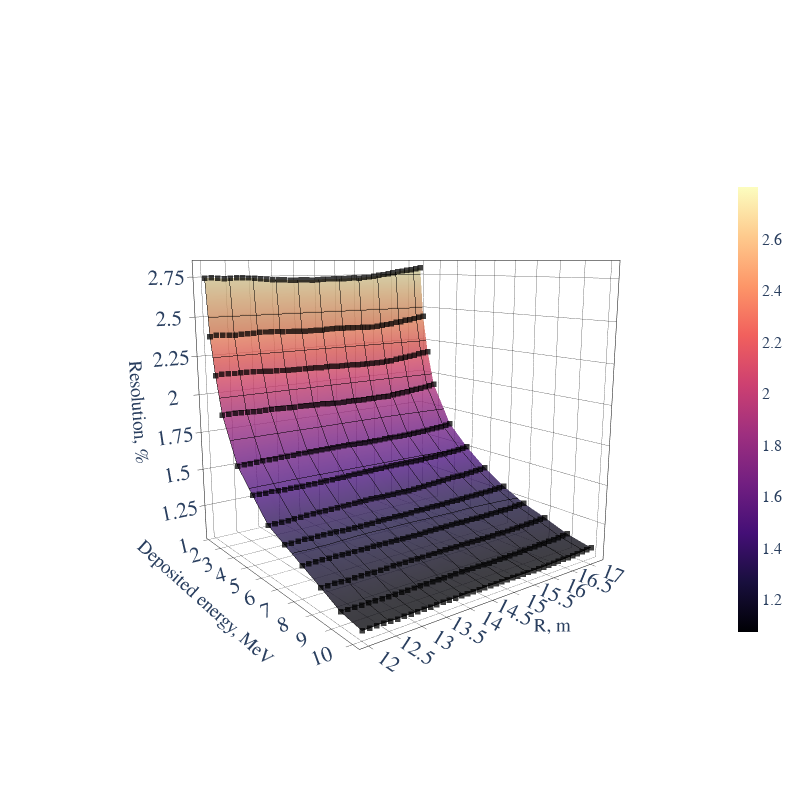

The code cell stored with this chart in its notebook:
### Code cell
fig = go.Figure()

fig.add_trace(
    go.Surface(
        x=energies[1:-1],
        y=Rs,
        z=np.array(res_all)[1, :, :],
        colorscale='magma',
        opacity=0.8,
        colorbar=dict(
            lenmode='fraction',
            len=0.75,
            thickness=20
        ),
        contours=dict(
            x=dict(show=True, color='black', width=3),
            y=dict(show=True, color='black', width=3),
            z=dict(show=True, color='black', width=3)
        )
    )
)

for i in range(Rs.shape[0]):
    fig.add_trace(
        go.Scatter3d(
            x=energies[1:-1],
            y=np.repeat(Rs[i], 12),
            z=np.array(res_all)[1, :, :][i],
            mode='markers',
            opacity=0.75,
            showlegend=False,
            marker=dict(
                color='black',
                symbol='square',
                size=2
            )
        )
    )

axis = lambda tick, dtick: dict(
            showline=True,
            ticks='outside',
            mirror=True,
            linecolor='black',
            showgrid=True,
            tick0=tick,
            dtick=dtick,
            gridcolor='black',
            gridwidth=0.5,
            zeroline=True,
            zerolinecolor='black',
            zerolinewidth=0.5
)

fig.update_layout(
    autosize=True,
    scene = dict(
        xaxis_title='Deposited energy, MeV',
        yaxis_title='R, m',
        zaxis_title='Resolution, %',
        xaxis=axis(1, 1),
        yaxis=axis(14, 0.5),
        zaxis=axis(1, 0.25),
        camera=dict(
              eye=dict(x=2, y=-1.5, z=0.5)
        )

    ),
    width=800,
    height=800,
    font=dict(
            family="Times New Roman",
            size=16,
    ),

)

fig.show()
pio.write_image(fig, f'plots/fv/surface_{model_type.upper()}_8_172.pdf', height=800, width=800)

### Figure 1 — Plotly figure (JSON) as saved in the notebook; plotly's stock layout.template omitted (floating-point values rounded to 4 significant figures; data arrays with more than 128 entries replaced by an {"elided": "..."} marker saying what was removed)
{"data": [{"colorbar": {"len": 0.75, "lenmode": "fraction", "thickness": 20}, "colorscale": [[0, "#000004"], [0.1111, "#180f3d"], [0.2222, "#440f76"], [0.3333, "#721f81"], [0.4444, "#9e2f7f"], [0.5556, "#cd4071"], [0.6667, "#f1605d"], [0.7778, "#fd9668"], [0.8889, "#feca8d"], [1, "#fcfdbf"]], "contours": {"x": {"color": "black", "show": true, "width": 3}, "y": {"color": "black", "show": true, "width": 3}, "z": {"color": "black", "show": true, "width": 3}}, "opacity": 0.8, "type": "surface", "x": [1.122, 1.322, 1.622, 2.022, 3.022, 4.022, 5.022, 6.022, 7.022, 8.022, 9.022, 10.02], "y": [12, 12.13, 12.26, 12.39, 12.52, 12.65, 12.78, 12.91, 13.04, 13.17, 13.3, 13.43, 13.56, 13.69, 13.82, 13.95, 14.08, 14.21, 14.34, 14.47, 14.6, 14.73, 14.86, 14.99, 15.12, 15.25, 15.38, 15.51, 15.64, 15.77, 15.9, 16.03, 16.16, 16.29, 16.42, 16.55, 16.68, 16.81, 16.94, 17.07, 17.2], "z": {"elided": "41x12 float values"}}, {"marker": {"color": "black", "size": 2, "symbol": "square"}, "mode": "markers", "opacity": 0.75, "showlegend": false, "type": "scatter3d", "x": [1.122, 1.322, 1.622, 2.022, 3.022, 4.022, 5.022, 6.022, 7.022, 8.022, 9.022, 10.02], "y": [12, 12, 12, 12, 12, 12, 12, 12, 12, 12, 12, 12], "z": [2.745, 2.38, 2.139, 1.896, 1.606, 1.469, 1.334, 1.275, 1.217, 1.159, 1.098, 1.075]}, {"marker": {"color": "black", "size": 2, "symbol": "square"}, "mode": "markers", "opacity": 0.75, "showlegend": false, "type": "scatter3d", "x": [1.122, 1.322, 1.622, 2.022, 3.022, 4.022, 5.022, 6.022, 7.022, 8.022, 9.022, 10.02], "y": [12.13, 12.13, 12.13, 12.13, 12.13, 12.13, 12.13, 12.13, 12.13, 12.13, 12.13, 12.13], "z": [2.746, 2.386, 2.144, 1.896, 1.609, 1.468, 1.334, 1.274, 1.216, 1.159, 1.099, 1.074]}, {"marker": {"color": "black", "size": 2, "symbol": "square"}, "mode": "markers", "opacity": 0.75, "showlegend": false, "type": "scatter3d", "x": [1.122, 1.322, 1.622, 2.022, 3.022, 4.022, 5.022, 6.022, 7.022, 8.022, 9.022, 10.02], "y": [12.26, 12.26, 12.26, 12.26, 12.26, 12.26, 12.26, 12.26, 12.26, 12.26, 12.26, 12.26], "z": [2.743, 2.383, 2.142, 1.897, 1.608, 1.466, 1.335, 1.276, 1.218, 1.16, 1.099, 1.076]}, {"marker": {"color": "black", "size": 2, "symbol": "square"}, "mode": "markers", "opacity": 0.75, "showlegend": false, "type": "scatter3d", "x": [1.122, 1.322, 1.622, 2.022, 3.022, 4.022, 5.022, 6.022, 7.022, 8.022, 9.022, 10.02], "y": [12.39, 12.39, 12.39, 12.39, 12.39, 12.39, 12.39, 12.39, 12.39, 12.39, 12.39, 12.39], "z": [2.74, 2.381, 2.141, 1.897, 1.611, 1.468, 1.336, 1.278, 1.218, 1.157, 1.097, 1.076]}, {"marker": {"color": "black", "size": 2, "symbol": "square"}, "mode": "markers", "opacity": 0.75, "showlegend": false, "type": "scatter3d", "x": [1.122, 1.322, 1.622, 2.022, 3.022, 4.022, 5.022, 6.022, 7.022, 8.022, 9.022, 10.02], "y": [12.52, 12.52, 12.52, 12.52, 12.52, 12.52, 12.52, 12.52, 12.52, 12.52, 12.52, 12.52], "z": [2.742, 2.381, 2.141, 1.894, 1.613, 1.465, 1.338, 1.277, 1.217, 1.155, 1.099, 1.073]}, {"marker": {"color": "black", "size": 2, "symbol": "square"}, "mode": "markers", "opacity": 0.75, "showlegend": false, "type": "scatter3d", "x": [1.122, 1.322, 1.622, 2.022, 3.022, 4.022, 5.022, 6.022, 7.022, 8.022, 9.022, 10.02], "y": [12.65, 12.65, 12.65, 12.65, 12.65, 12.65, 12.65, 12.65, 12.65, 12.65, 12.65, 12.65], "z": [2.745, 2.383, 2.14, 1.891, 1.614, 1.464, 1.338, 1.278, 1.217, 1.157, 1.097, 1.072]}, {"marker": {"color": "black", "size": 2, "symbol": "square"}, "mode": "markers", "opacity": 0.75, "showlegend": false, "type": "scatter3d", "x": [1.122, 1.322, 1.622, 2.022, 3.022, 4.022, 5.022, 6.022, 7.022, 8.022, 9.022, 10.02], "y": [12.78, 12.78, 12.78, 12.78, 12.78, 12.78, 12.78, 12.78, 12.78, 12.78, 12.78, 12.78], "z": [2.743, 2.383, 2.139, 1.891, 1.613, 1.463, 1.341, 1.278, 1.215, 1.157, 1.097, 1.074]}, {"marker": {"color": "black", "size": 2, "symbol": "square"}, "mode": "markers", "opacity": 0.75, "showlegend": false, "type": "scatter3d", "x": [1.122, 1.322, 1.622, 2.022, 3.022, 4.022, 5.022, 6.022, 7.022, 8.022, 9.022, 10.02], "y": [12.91, 12.91, 12.91, 12.91, 12.91, 12.91, 12.91, 12.91, 12.91, 12.91, 12.91, 12.91], "z": [2.741, 2.386, 2.138, 1.892, 1.614, 1.462, 1.344, 1.277, 1.214, 1.157, 1.095, 1.073]}, {"marker": {"color": "black", "size": 2, "symbol": "square"}, "mode": "markers", "opacity": 0.75, "showlegend": false, "type": "scatter3d", "x": [1.122, 1.322, 1.622, 2.022, 3.022, 4.022, 5.022, 6.022, 7.022, 8.022, 9.022, 10.02], "y": [13.04, 13.04, 13.04, 13.04, 13.04, 13.04, 13.04, 13.04, 13.04, 13.04, 13.04, 13.04], "z": [2.739, 2.388, 2.137, 1.892, 1.616, 1.462, 1.345, 1.275, 1.215, 1.156, 1.096, 1.074]}, {"marker": {"color": "black", "size": 2, "symbol": "square"}, "mode": "markers", "opacity": 0.75, "showlegend": false, "type": "scatter3d", "x": [1.122, 1.322, 1.622, 2.022, 3.022, 4.022, 5.022, 6.022, 7.022, 8.022, 9.022, 10.02], "y": [13.17, 13.17, 13.17, 13.17, 13.17, 13.17, 13.17, 13.17, 13.17, 13.17, 13.17, 13.17], "z": [2.736, 2.388, 2.134, 1.89, 1.615, 1.464, 1.345, 1.274, 1.216, 1.157, 1.096, 1.074]}, {"marker": {"color": "black", "size": 2, "symbol": "square"}, "mode": "markers", "opacity": 0.75, "showlegend": false, "type": "scatter3d", "x": [1.122, 1.322, 1.622, 2.022, 3.022, 4.022, 5.022, 6.022, 7.022, 8.022, 9.022, 10.02], "y": [13.3, 13.3, 13.3, 13.3, 13.3, 13.3, 13.3, 13.3, 13.3, 13.3, 13.3, 13.3], "z": [2.731, 2.386, 2.131, 1.89, 1.616, 1.463, 1.347, 1.272, 1.215, 1.158, 1.097, 1.073]}, {"marker": {"color": "black", "size": 2, "symbol": "square"}, "mode": "markers", "opacity": 0.75, "showlegend": false, "type": "scatter3d", "x": [1.122, 1.322, 1.622, 2.022, 3.022, 4.022, 5.022, 6.022, 7.022, 8.022, 9.022, 10.02], "y": [13.43, 13.43, 13.43, 13.43, 13.43, 13.43, 13.43, 13.43, 13.43, 13.43, 13.43, 13.43], "z": [2.728, 2.387, 2.13, 1.889, 1.616, 1.463, 1.347, 1.272, 1.215, 1.16, 1.098, 1.073]}, {"marker": {"color": "black", "size": 2, "symbol": "square"}, "mode": "markers", "opacity": 0.75, "showlegend": false, "type": "scatter3d", "x": [1.122, 1.322, 1.622, 2.022, 3.022, 4.022, 5.022, 6.022, 7.022, 8.022, 9.022, 10.02], "y": [13.56, 13.56, 13.56, 13.56, 13.56, 13.56, 13.56, 13.56, 13.56, 13.56, 13.56, 13.56], "z": [2.727, 2.384, 2.127, 1.888, 1.618, 1.466, 1.349, 1.271, 1.215, 1.16, 1.099, 1.076]}, {"marker": {"color": "black", "size": 2, "symbol": "square"}, "mode": "markers", "opacity": 0.75, "showlegend": false, "type": "scatter3d", "x": [1.122, 1.322, 1.622, 2.022, 3.022, 4.022, 5.022, 6.022, 7.022, 8.022, 9.022, 10.02], "y": [13.69, 13.69, 13.69, 13.69, 13.69, 13.69, 13.69, 13.69, 13.69, 13.69, 13.69, 13.69], "z": [2.726, 2.382, 2.129, 1.888, 1.619, 1.466, 1.349, 1.272, 1.215, 1.161, 1.099, 1.075]}, {"marker": {"color": "black", "size": 2, "symbol": "square"}, "mode": "markers", "opacity": 0.75, "showlegend": false, "type": "scatter3d", "x": [1.122, 1.322, 1.622, 2.022, 3.022, 4.022, 5.022, 6.022, 7.022, 8.022, 9.022, 10.02], "y": [13.82, 13.82, 13.82, 13.82, 13.82, 13.82, 13.82, 13.82, 13.82, 13.82, 13.82, 13.82], "z": [2.723, 2.381, 2.128, 1.885, 1.619, 1.466, 1.35, 1.273, 1.214, 1.16, 1.099, 1.075]}, {"marker": {"color": "black", "size": 2, "symbol": "square"}, "mode": "markers", "opacity": 0.75, "showlegend": false, "type": "scatter3d", "x": [1.122, 1.322, 1.622, 2.022, 3.022, 4.022, 5.022, 6.022, 7.022, 8.022, 9.022, 10.02], "y": [13.95, 13.95, 13.95, 13.95, 13.95, 13.95, 13.95, 13.95, 13.95, 13.95, 13.95, 13.95], "z": [2.723, 2.38, 2.128, 1.886, 1.618, 1.468, 1.351, 1.275, 1.214, 1.159, 1.1, 1.075]}, {"marker": {"color": "black", "size": 2, "symbol": "square"}, "mode": "markers", "opacity": 0.75, "showlegend": false, "type": "scatter3d", "x": [1.122, 1.322, 1.622, 2.022, 3.022, 4.022, 5.022, 6.022, 7.022, 8.022, 9.022, 10.02], "y": [14.08, 14.08, 14.08, 14.08, 14.08, 14.08, 14.08, 14.08, 14.08, 14.08, 14.08, 14.08], "z": [2.724, 2.378, 2.127, 1.884, 1.619, 1.47, 1.352, 1.276, 1.213, 1.16, 1.099, 1.076]}, {"marker": {"color": "black", "size": 2, "symbol": "square"}, "mode": "markers", "opacity": 0.75, "showlegend": false, "type": "scatter3d", "x": [1.122, 1.322, 1.622, 2.022, 3.022, 4.022, 5.022, 6.022, 7.022, 8.022, 9.022, 10.02], "y": [14.21, 14.21, 14.21, 14.21, 14.21, 14.21, 14.21, 14.21, 14.21, 14.21, 14.21, 14.21], "z": [2.723, 2.379, 2.127, 1.884, 1.62, 1.471, 1.352, 1.276, 1.213, 1.16, 1.099, 1.075]}, {"marker": {"color": "black", "size": 2, "symbol": "square"}, "mode": "markers", "opacity": 0.75, "showlegend": false, "type": "scatter3d", "x": [1.122, 1.322, 1.622, 2.022, 3.022, 4.022, 5.022, 6.022, 7.022, 8.022, 9.022, 10.02], "y": [14.34, 14.34, 14.34, 14.34, 14.34, 14.34, 14.34, 14.34, 14.34, 14.34, 14.34, 14.34], "z": [2.721, 2.379, 2.124, 1.881, 1.62, 1.471, 1.351, 1.277, 1.212, 1.16, 1.101, 1.075]}, {"marker": {"color": "black", "size": 2, "symbol": "square"}, "mode": "markers", "opacity": 0.75, "showlegend": false, "type": "scatter3d", "x": [1.122, 1.322, 1.622, 2.022, 3.022, 4.022, 5.022, 6.022, 7.022, 8.022, 9.022, 10.02], "y": [14.47, 14.47, 14.47, 14.47, 14.47, 14.47, 14.47, 14.47, 14.47, 14.47, 14.47, 14.47], "z": [2.723, 2.378, 2.125, 1.878, 1.619, 1.473, 1.35, 1.277, 1.213, 1.162, 1.101, 1.076]}, {"marker": {"color": "black", "size": 2, "symbol": "square"}, "mode": "markers", "opacity": 0.75, "showlegend": false, "type": "scatter3d", "x": [1.122, 1.322, 1.622, 2.022, 3.022, 4.022, 5.022, 6.022, 7.022, 8.022, 9.022, 10.02], "y": [14.6, 14.6, 14.6, 14.6, 14.6, 14.6, 14.6, 14.6, 14.6, 14.6, 14.6, 14.6], "z": [2.725, 2.379, 2.125, 1.876, 1.618, 1.474, 1.351, 1.277, 1.213, 1.162, 1.102, 1.076]}, {"marker": {"color": "black", "size": 2, "symbol": "square"}, "mode": "markers", "opacity": 0.75, "showlegend": false, "type": "scatter3d", "x": [1.122, 1.322, 1.622, 2.022, 3.022, 4.022, 5.022, 6.022, 7.022, 8.022, 9.022, 10.02], "y": [14.73, 14.73, 14.73, 14.73, 14.73, 14.73, 14.73, 14.73, 14.73, 14.73, 14.73, 14.73], "z": [2.726, 2.381, 2.123, 1.877, 1.617, 1.475, 1.351, 1.278, 1.214, 1.162, 1.101, 1.075]}, {"marker": {"color": "black", "size": 2, "symbol": "square"}, "mode": "markers", "opacity": 0.75, "showlegend": false, "type": "scatter3d", "x": [1.122, 1.322, 1.622, 2.022, 3.022, 4.022, 5.022, 6.022, 7.022, 8.022, 9.022, 10.02], "y": [14.86, 14.86, 14.86, 14.86, 14.86, 14.86, 14.86, 14.86, 14.86, 14.86, 14.86, 14.86], "z": [2.726, 2.382, 2.121, 1.877, 1.616, 1.477, 1.351, 1.28, 1.214, 1.161, 1.102, 1.076]}, {"marker": {"color": "black", "size": 2, "symbol": "square"}, "mode": "markers", "opacity": 0.75, "showlegend": false, "type": "scatter3d", "x": [1.122, 1.322, 1.622, 2.022, 3.022, 4.022, 5.022, 6.022, 7.022, 8.022, 9.022, 10.02], "y": [14.99, 14.99, 14.99, 14.99, 14.99, 14.99, 14.99, 14.99, 14.99, 14.99, 14.99, 14.99], "z": [2.726, 2.382, 2.121, 1.877, 1.616, 1.478, 1.352, 1.281, 1.214, 1.163, 1.1, 1.075]}, {"marker": {"color": "black", "size": 2, "symbol": "square"}, "mode": "markers", "opacity": 0.75, "showlegend": false, "type": "scatter3d", "x": [1.122, 1.322, 1.622, 2.022, 3.022, 4.022, 5.022, 6.022, 7.022, 8.022, 9.022, 10.02], "y": [15.12, 15.12, 15.12, 15.12, 15.12, 15.12, 15.12, 15.12, 15.12, 15.12, 15.12, 15.12], "z": [2.727, 2.381, 2.122, 1.876, 1.617, 1.478, 1.352, 1.281, 1.214, 1.163, 1.101, 1.075]}, {"marker": {"color": "black", "size": 2, "symbol": "square"}, "mode": "markers", "opacity": 0.75, "showlegend": false, "type": "scatter3d", "x": [1.122, 1.322, 1.622, 2.022, 3.022, 4.022, 5.022, 6.022, 7.022, 8.022, 9.022, 10.02], "y": [15.25, 15.25, 15.25, 15.25, 15.25, 15.25, 15.25, 15.25, 15.25, 15.25, 15.25, 15.25], "z": [2.729, 2.38, 2.12, 1.875, 1.616, 1.479, 1.351, 1.281, 1.215, 1.162, 1.101, 1.076]}, {"marker": {"color": "black", "size": 2, "symbol": "square"}, "mode": "markers", "opacity": 0.75, "showlegend": false, "type": "scatter3d", "x": [1.122, 1.322, 1.622, 2.022, 3.022, 4.022, 5.022, 6.022, 7.022, 8.022, 9.022, 10.02], "y": [15.38, 15.38, 15.38, 15.38, 15.38, 15.38, 15.38, 15.38, 15.38, 15.38, 15.38, 15.38], "z": [2.731, 2.379, 2.12, 1.878, 1.618, 1.479, 1.354, 1.282, 1.215, 1.163, 1.102, 1.075]}, {"marker": {"color": "black", "size": 2, "symbol": "square"}, "mode": "markers", "opacity": 0.75, "showlegend": false, "type": "scatter3d", "x": [1.122, 1.322, 1.622, 2.022, 3.022, 4.022, 5.022, 6.022, 7.022, 8.022, 9.022, 10.02], "y": [15.51, 15.51, 15.51, 15.51, 15.51, 15.51, 15.51, 15.51, 15.51, 15.51, 15.51, 15.51], "z": [2.729, 2.379, 2.119, 1.877, 1.618, 1.48, 1.359, 1.283, 1.215, 1.162, 1.103, 1.075]}, {"marker": {"color": "black", "size": 2, "symbol": "square"}, "mode": "markers", "opacity": 0.75, "showlegend": false, "type": "scatter3d", "x": [1.122, 1.322, 1.622, 2.022, 3.022, 4.022, 5.022, 6.022, 7.022, 8.022, 9.022, 10.02], "y": [15.64, 15.64, 15.64, 15.64, 15.64, 15.64, 15.64, 15.64, 15.64, 15.64, 15.64, 15.64], "z": [2.733, 2.378, 2.119, 1.877, 1.619, 1.48, 1.361, 1.283, 1.216, 1.162, 1.104, 1.075]}, {"marker": {"color": "black", "size": 2, "symbol": "square"}, "mode": "markers", "opacity": 0.75, "showlegend": false, "type": "scatter3d", "x": [1.122, 1.322, 1.622, 2.022, 3.022, 4.022, 5.022, 6.022, 7.022, 8.022, 9.022, 10.02], "y": [15.77, 15.77, 15.77, 15.77, 15.77, 15.77, 15.77, 15.77, 15.77, 15.77, 15.77, 15.77], "z": [2.735, 2.376, 2.119, 1.879, 1.62, 1.48, 1.363, 1.284, 1.214, 1.163, 1.104, 1.075]}, {"marker": {"color": "black", "size": 2, "symbol": "square"}, "mode": "markers", "opacity": 0.75, "showlegend": false, "type": "scatter3d", "x": [1.122, 1.322, 1.622, 2.022, 3.022, 4.022, 5.022, 6.022, 7.022, 8.022, 9.022, 10.02], "y": [15.9, 15.9, 15.9, 15.9, 15.9, 15.9, 15.9, 15.9, 15.9, 15.9, 15.9, 15.9], "z": [2.739, 2.38, 2.119, 1.878, 1.621, 1.481, 1.366, 1.284, 1.214, 1.164, 1.106, 1.075]}, {"marker": {"color": "black", "size": 2, "symbol": "square"}, "mode": "markers", "opacity": 0.75, "showlegend": false, "type": "scatter3d", "x": [1.122, 1.322, 1.622, 2.022, 3.022, 4.022, 5.022, 6.022, 7.022, 8.022, 9.022, 10.02], "y": [16.03, 16.03, 16.03, 16.03, 16.03, 16.03, 16.03, 16.03, 16.03, 16.03, 16.03, 16.03], "z": [2.745, 2.384, 2.123, 1.883, 1.621, 1.483, 1.369, 1.285, 1.214, 1.164, 1.107, 1.076]}, {"marker": {"color": "black", "size": 2, "symbol": "square"}, "mode": "markers", "opacity": 0.75, "showlegend": false, "type": "scatter3d", "x": [1.122, 1.322, 1.622, 2.022, 3.022, 4.022, 5.022, 6.022, 7.022, 8.022, 9.022, 10.02], "y": [16.16, 16.16, 16.16, 16.16, 16.16, 16.16, 16.16, 16.16, 16.16, 16.16, 16.16, 16.16], "z": [2.752, 2.388, 2.125, 1.885, 1.623, 1.483, 1.371, 1.287, 1.215, 1.164, 1.109, 1.078]}, {"marker": {"color": "black", "size": 2, "symbol": "square"}, "mode": "markers", "opacity": 0.75, "showlegend": false, "type": "scatter3d", "x": [1.122, 1.322, 1.622, 2.022, 3.022, 4.022, 5.022, 6.022, 7.022, 8.022, 9.022, 10.02], "y": [16.29, 16.29, 16.29, 16.29, 16.29, 16.29, 16.29, 16.29, 16.29, 16.29, 16.29, 16.29], "z": [2.756, 2.393, 2.13, 1.89, 1.624, 1.486, 1.373, 1.289, 1.216, 1.166, 1.11, 1.079]}, {"marker": {"color": "black", "size": 2, "symbol": "square"}, "mode": "markers", "opacity": 0.75, "showlegend": false, "type": "scatter3d", "x": [1.122, 1.322, 1.622, 2.022, 3.022, 4.022, 5.022, 6.022, 7.022, 8.022, 9.022, 10.02], "y": [16.42, 16.42, 16.42, 16.42, 16.42, 16.42, 16.42, 16.42, 16.42, 16.42, 16.42, 16.42], "z": [2.763, 2.399, 2.134, 1.894, 1.627, 1.488, 1.375, 1.29, 1.216, 1.167, 1.112, 1.08]}, {"marker": {"color": "black", "size": 2, "symbol": "square"}, "mode": "markers", "opacity": 0.75, "showlegend": false, "type": "scatter3d", "x": [1.122, 1.322, 1.622, 2.022, 3.022, 4.022, 5.022, 6.022, 7.022, 8.022, 9.022, 10.02], "y": [16.55, 16.55, 16.55, 16.55, 16.55, 16.55, 16.55, 16.55, 16.55, 16.55, 16.55, 16.55], "z": [2.77, 2.404, 2.14, 1.898, 1.629, 1.491, 1.375, 1.292, 1.218, 1.169, 1.114, 1.081]}, {"marker": {"color": "black", "size": 2, "symbol": "square"}, "mode": "markers", "opacity": 0.75, "showlegend": false, "type": "scatter3d", "x": [1.122, 1.322, 1.622, 2.022, 3.022, 4.022, 5.022, 6.022, 7.022, 8.022, 9.022, 10.02], "y": [16.68, 16.68, 16.68, 16.68, 16.68, 16.68, 16.68, 16.68, 16.68, 16.68, 16.68, 16.68], "z": [2.776, 2.41, 2.144, 1.902, 1.632, 1.493, 1.378, 1.292, 1.219, 1.171, 1.115, 1.083]}, {"marker": {"color": "black", "size": 2, "symbol": "square"}, "mode": "markers", "opacity": 0.75, "showlegend": false, "type": "scatter3d", "x": [1.122, 1.322, 1.622, 2.022, 3.022, 4.022, 5.022, 6.022, 7.022, 8.022, 9.022, 10.02], "y": [16.81, 16.81, 16.81, 16.81, 16.81, 16.81, 16.81, 16.81, 16.81, 16.81, 16.81, 16.81], "z": [2.782, 2.414, 2.149, 1.907, 1.635, 1.496, 1.382, 1.294, 1.22, 1.172, 1.117, 1.084]}, {"marker": {"color": "black", "size": 2, "symbol": "square"}, "mode": "markers", "opacity": 0.75, "showlegend": false, "type": "scatter3d", "x": [1.122, 1.322, 1.622, 2.022, 3.022, 4.022, 5.022, 6.022, 7.022, 8.022, 9.022, 10.02], "y": [16.94, 16.94, 16.94, 16.94, 16.94, 16.94, 16.94, 16.94, 16.94, 16.94, 16.94, 16.94], "z": [2.786, 2.42, 2.156, 1.911, 1.638, 1.499, 1.385, 1.296, 1.223, 1.175, 1.119, 1.087]}, {"marker": {"color": "black", "size": 2, "symbol": "square"}, "mode": "markers", "opacity": 0.75, "showlegend": false, "type": "scatter3d", "x": [1.122, 1.322, 1.622, 2.022, 3.022, 4.022, 5.022, 6.022, 7.022, 8.022, 9.022, 10.02], "y": [17.07, 17.07, 17.07, 17.07, 17.07, 17.07, 17.07, 17.07, 17.07, 17.07, 17.07, 17.07], "z": [2.792, 2.427, 2.161, 1.916, 1.642, 1.502, 1.388, 1.299, 1.225, 1.177, 1.122, 1.089]}, {"marker": {"color": "black", "size": 2, "symbol": "square"}, "mode": "markers", "opacity": 0.75, "showlegend": false, "type": "scatter3d", "x": [1.122, 1.322, 1.622, 2.022, 3.022, 4.022, 5.022, 6.022, 7.022, 8.022, 9.022, 10.02], "y": [17.2, 17.2, 17.2, 17.2, 17.2, 17.2, 17.2, 17.2, 17.2, 17.2, 17.2, 17.2], "z": [2.8, 2.434, 2.167, 1.922, 1.648, 1.507, 1.392, 1.302, 1.23, 1.181, 1.125, 1.093]}], "layout": {"autosize": true, "font": {"family": "Times New Roman", "size": 16}, "height": 800, "scene": {"camera": {"eye": {"x": 2, "y": -1.5, "z": 0.5}}, "xaxis": {"dtick": 1, "gridcolor": "black", "gridwidth": 0.5, "linecolor": "black", "mirror": true, "showgrid": true, "showline": true, "tick0": 1, "ticks": "outside", "title": {"text": "Deposited energy, MeV"}, "zeroline": true, "zerolinecolor": "black", "zerolinewidth": 0.5}, "yaxis": {"dtick": 0.5, "gridcolor": "black", "gridwidth": 0.5, "linecolor": "black", "mirror": true, "showgrid": true, "showline": true, "tick0": 14, "ticks": "outside", "title": {"text": "R, m"}, "zeroline": true, "zerolinecolor": "black", "zerolinewidth": 0.5}, "zaxis": {"dtick": 0.25, "gridcolor": "black", "gridwidth": 0.5, "linecolor": "black", "mirror": true, "showgrid": true, "showline": true, "tick0": 1, "ticks": "outside", "title": {"text": "Resolution, %"}, "zeroline": true, "zerolinecolor": "black", "zerolinewidth": 0.5}}, "width": 800}}
